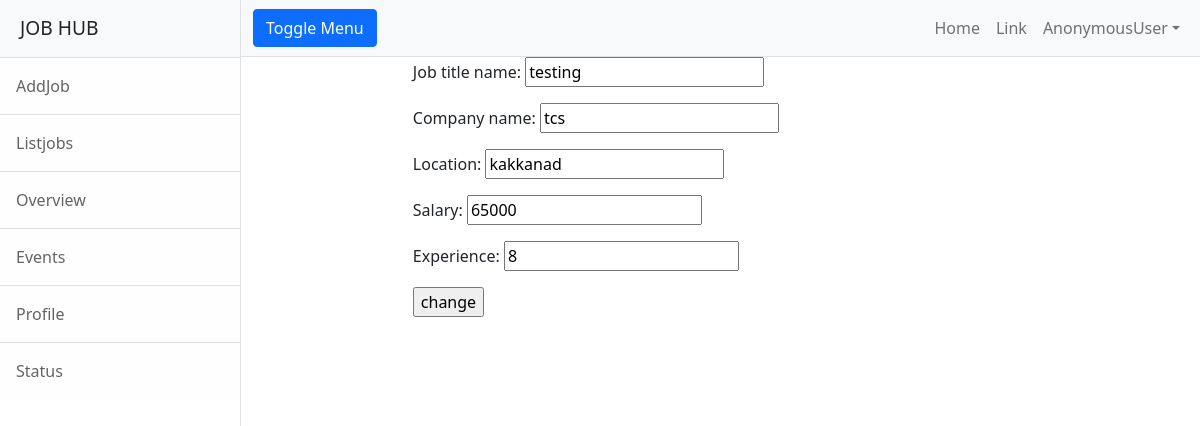
/employer/jobs/change/10, run on the app's committed database.
### employer/models.py (models this page shows, shortened)
class Jobs(models.Model):
    job_title_name=models.CharField(max_length=150)
    company_name=models.CharField(max_length=150)
    location=models.CharField(max_length=150)
    salary=models.PositiveBigIntegerField(null=True)
    experience=models.PositiveBigIntegerField(default=0)

### employer/views.py (the view)
# urls.py: path('jobs/change/<int:id>', views.JobEditView.as_view(), name="emp-editjob"),
class  JobEditView(UpdateView):
    model=Jobs
    form_class=JobForm
    template_name = 'emp-editjob.html'
    success_url = reverse_lazy('emp-alljobs')
    pk_url_kwarg = "id"

### employer/forms.py
class JobForm(forms.ModelForm):
    class Meta:
        model=Jobs
        fields="__all__"

### employer/templates/emp-editjob.html (shortened to what this page needs)
{%extends 'base.html'%}
{%block body_block%}
<div class="row">
    <div class="col-2"></div>
    <div class="col-8">
        <form action="" method="post">
           {{form.as_p}}
            <input type="submit" value="change">
        </form>
    </div>
    <div class="col-2"></div>
</div>
{%endblock%}

### data on the page
Jobs: job_title_name "testing", company_name "tcs", location "kakkanad", salary "65000", experience "8"

### other printed values
{{ request.user }} "AnonymousUser"
